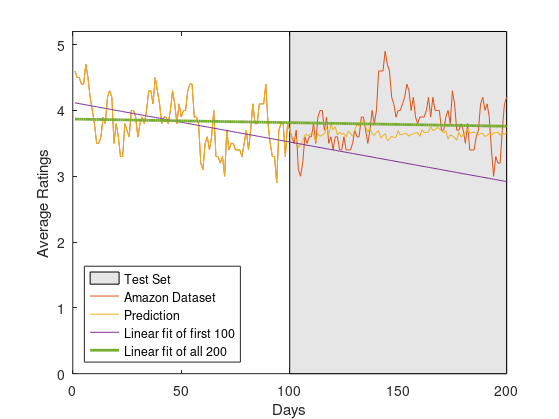
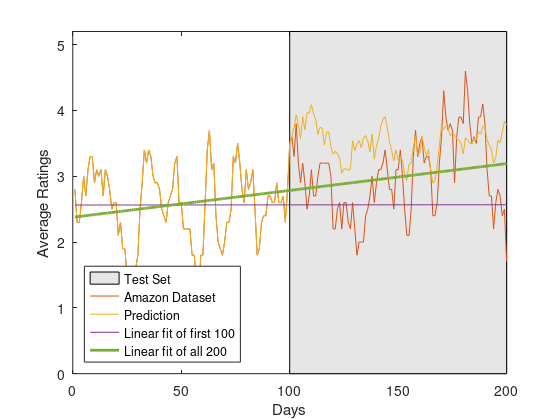
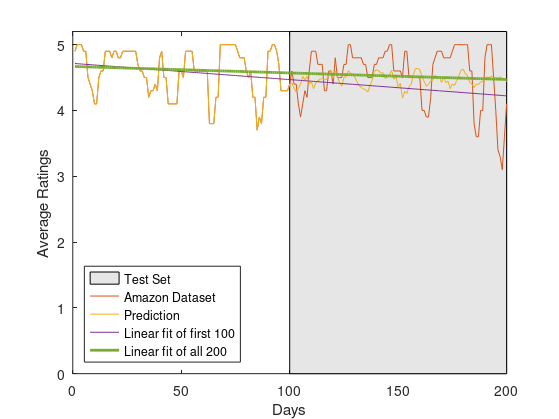
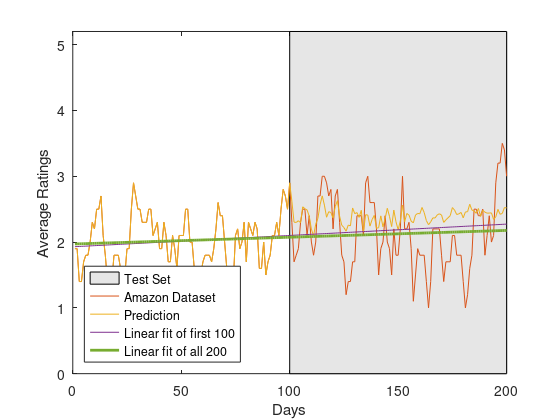

The MATLAB source for these figures, in order:
%x(1,:) = [3.33333333333333 3.33333333333333 4.33333333333333 5 2 2.5 3.33333333333333 3.5 3.5 3.25 3.75 3.33333333333333 3 5 4 4 3.55555555555556 3.11111111111111 2.66666666666667 3 4 4.5 5 5 4.33333333333333 4 3.6 4.3 4.83333333333333 3.4 3.5 4 3.66666666666667 3.5 3.75 3.66666666666667 2.66666666666667 1.5 2 2 3.16666666666667 4.33333333333333 4 4.5 5 4.75 4.6 4 3.75 4.25 5 4.25 3.5 3.5 3.33333333333333 3.75 4.6 3.875 3.25 3.5 3.66666666666667 3.25 3 3.33333333333333 3.71428571428571 3.14285714285714 2.75 4.5 4 3.5 4 4.42857142857143 4 3.66666666666667 4.14285714285714 4.125 3.66666666666667 3.8 3.33333333333333 2 3.5 3.75 3 3.5 4.25 3.66666666666667 3.25 3.2 3.85714285714286 4 3.33333333333333 4.33333333333333 4.75 4.4 4 3.57142857142857 3 3 3.5 2 3 3.42857142857143 3.71428571428571 4.66666666666667 3.25 2.75 3.5 3.5 3.25 3.25 4.5 4.4 3.8 3 3.8 3.55555555555556 2.83333333333333 4 4.5 4 4.25 4.46153846153846 4 3.5 4.33333333333333 3.8 3.6 3 3.125 3.5 3.5 4.25 4.42857142857143 4.33333333333333 4.2 4.25 4.66666666666667 4.4 4.375 4.14285714285714 3.8 4 3.71428571428571 3 3.42857142857143 3.66666666666667 4.4 4.66666666666667 4.5 4.4 4.25 4 4 4.5 4.33333333333333 4 4 3 3 3.16666666666667 3.33333333333333 4 5 5 4.5 3 2 1.75 3 4.33333333333333 5 3.75 2.5 2.66666666666667 3 4 4 3 2 3.8 4.4 4 4 5 5 4 4 4.5 3 3.75 4.5 4 4.66666666666667 4.66666666666667 4 3 3.5 4 5 5];
%x(2,:) = [3.11901983663944 4.05950991831972 5 5 5 2.33333333333333 2.6 2 3.2 4.66666666666667 4 4.4 3.8 3.33333333333333 5 1 1 5 4.5 4 2 1.66666666666667 2 3 4 5 5 4.5 4 4 4.5 4.28571428571429 4.33333333333333 5 2 2 1 1 2.5 4 4 1 1 2 1.66666666666667 1 1 1 1 1 1 1 1 1 1 4 3 2 1.66666666666667 1.33333333333333 1 2 3 3.16666666666667 3.5 5 5 3.66666666666667 2.33333333333333 1 1 1 1 1 1 2.75 2.75 2.83333333333333 2.91666666666667 3 3 3 3 3 3 3 3 2.33333333333333 1 1 5 4.66666666666667 4.5 3.625 2.75 1.875 1 1 1 1 1.2 1.4 1.6 1.8 2 2 2.28571428571429 2.57142857142857 2.85714285714286 3.14285714285714 3.42857142857143 3.71428571428571 4 4.5 5 3.5 2 2 1 1.5 2 2.25 2.5 2.75 3 3.25 3.5 3.75 4 4 4.5 5 5 4.75 4.5 4.25 4 3.75 3.5 3.25 3 2.75 2.5 2.25 2 1.75 1.5 1.25 1 1 5 5 3 1 1 2 3 3 2 1 1 1.75 2.5 3.25 4 4 4 4 4 4 3.8 3.6 3.4 3.2 3 2.8 2.6 2.4 2.2 2 1.8 1.6 1.4 1.2 1 1 2 2 2 2 2 2 2 2 2 2 2 2 2 2];
%x(3,:) = [4.56458333333333 4.6734375 4.78229166666666 4.89114583333333 5 5 5 5 5 5 5 5 4.5 4.66666666666667 5 5 5 5 1 1 4 4.33333333333333 4.5 4.75 5 5 5 2 3.5 5 5 5 5 5 5 5 5 5 4 4 5 5 5 5 5 4.5 4.5 5 5 4.8 4.83333333333333 5 5 5 4.5 4.8 4.71428571428571 4.33333333333333 4.625 4.8 3.33333333333333 3.5 4.5 5 5 4.75 4.5 5 5 5 3.66666666666667 3 4 3.75 4.75 4.8 4 4.5 4.83333333333333 4.66666666666667 5 5 5 4.6 4.5 4.42857142857143 3.5 4.11111111111111 5 5 5 5 4.71428571428571 4.6 5 5 4.6 4.5 4 4 5 5 1 3.66666666666667 3.66666666666667 2.66666666666667 4.5 4.83333333333333 5 5 4.7 4.3 4.33333333333333 4.23529411764706 4.44444444444444 4.65217391304348 4.53846153846154 4.64285714285714 4.78571428571429 5 4.75 4.83333333333333 4.7 4.16666666666667 4.57142857142857 4.85714285714286 4.83333333333333 4.91666666666667 4.73684210526316 4.58333333333333 5 4.55555555555556 4.0625 4.38095238095238 4.8 4.84615384615385 5 5 5 5 5 5 4.2 3.4 3.57142857142857 4.14285714285714 5 5 5 5 3.75 3 3.25 3.5 4.66666666666667 5 5 5 2 2.33333333333333 4.16666666666667 5 5 4.83333333333333 4.66666666666667 3.33333333333333 2.5 5 5 5 5 4.71428571428571 4.71428571428571 4.66666666666667 4.6 5 5 4.33333333333333 4.6 5 5 5 5 5 4.6 4.66666666666667 5 5 5 5 4.66666666666667 4 3.88888888888889 3.77777777777778 3.66666666666667 4 5 5 4.25 3.25];
%x(4,:) = [4.59523809523809 4.625 4.73684210526316 4.5 4.59459459459459 4.86206896551724 5 5 4.76470588235294 4.55555555555556 4.72413793103448 4.90697674418605 5 4.80952380952381 4.82352941176471 4.79166666666667 4.83333333333333 5 4.97297297297297 4.96296296296296 4.94117647058824 4.9375 5 5 5 5 5 5 5 5 4 3 2 1 2.6 2.14285714285714 1 3.5 2.66666666666667 1 1 1 1 2 4.5 3.33333333333333 2 1 1.33333333333333 1.5 1 1.4 1.8 2.2 2.6 3 3.4 3.8 4.2 4.6 5 3.2 2 2 2.5 3 3.4 2.6 2 2.6 2 2.75 3 2.66666666666667 2.66666666666667 1 1 1 1 5 4.5 2.5 1 1 1 1 1 1 1 1.8 2.22222222222222 2.16666666666667 1 1.22222222222222 1.44444444444444 1.66666666666667 1.88888888888889 2.11111111111111 2.33333333333333 2.55555555555556 2.77777777777778 3 3 3.5 3.5 1.5 1.33333333333333 2 2 1 3 5 4 3 2.5 3.5 4 2.5 3 2.66666666666667 2.25 3 3 1 5 3.5 2.25 2.5 4 5 2.5 2.5 1 1.33333333333333 1.5 4.5 4.5 4.75 5 2.25 2 3 1.8 1 1 2.66666666666667 2.66666666666667 2.25 1.83333333333333 1.41666666666667 1 2.33333333333333 5 1 1 2 2.66666666666667 3 4 5 5 3.66666666666667 2.33333333333333 1 1 1.75 2.5 2.5 1.75 1 3 3.66666666666667 2.83333333333333 3.2 2.33333333333333 2.33333333333333 3 3 4 2 3 3.75 3.5 3.75 4 4.5 5 5 5 3.66666666666667 2.33333333333333 1 1 1 1 1 1 1 1 1];
%x(5,:) = [2.71428571428571 2.2 4.5 3.625 3.33333333333333 5 4 3.66666666666667 3.66666666666667 2 2 3 3.66666666666667 3.75 3.33333333333333 4 3.2 2 2 2.5 2 2.66666666666667 3.5 4 4 2.66666666666667 2.66666666666667 3 3 2 3 4 4.5 5 5 2.33333333333333 2.5 2.66666666666667 2.75 2.75 2.5 2.5 3.25 4 4 4 3.5 3.2 3.42857142857143 3.5 2 1 3 3.33333333333333 2.66666666666667 2.5 4 5 4 2.5 2.8 2.83333333333333 3 2.8 2.77777777777778 3 3.25 3.5 3 3 3.33333333333333 2.33333333333333 2.75 4 4.66666666666667 4.8 4.16666666666667 3.4 2 3.5 5 3.5 2 3 2.66666666666667 1.83333333333333 2 4 3.33333333333333 3.75 4 3.2 3 1.5 1.5 2 2.83333333333333 3 3.5 4 3.5 3 3.42857142857143 3.66666666666667 2.5 3 2.33333333333333 1.33333333333333 1.33333333333333 2.75 3.66666666666667 3 4 4.5 3.8 2 3 4 4 3.5 3.33333333333333 4 5 4 3 3 2.5 2.66666666666667 3.4 2.85714285714286 2.5 4 2.66666666666667 1.66666666666667 1 1 5 5 4.2 3.375 1.75 3.33333333333333 3.2 2.33333333333333 5 4.33333333333333 4 2 2 2.5 3 3.66666666666667 4 3.6 4 4.66666666666667 3.5 3 3.5 4 4.5 5 5 3.75 3.33333333333333 2 3.33333333333333 3.5 3.33333333333333 3.33333333333333 3 3.33333333333333 3 2.5 2.66666666666667 3 2.66666666666667 2 1 1 1.25 1.5 1.5 4.33333333333333 4.33333333333333 3 3 5 5 4.66666666666667 4.33333333333333 4 4 3.88888888888889 3.77777777777778 3.66666666666667 3.66666666666667 4.5 4.66666666666667 5];
%x(6,:) = [3 2.6 1 3 3 5 5 1 1 2.25 3.5 1 1 1 1 1 2 3 4 4 1 3 5 4 3 2 1 1 3 2.66666666666667 3.33333333333333 5 4.8 4.6 4.4 4.2 4 2.5 2.25 2.66666666666667 3.25 3.83333333333333 4.41666666666667 5 3 1 1.66666666666667 2.33333333333333 3 3.66666666666667 4.33333333333333 5 5 3 1 1 3 3.5 1.5 1 1.5 1.5 1 2 2.5 1 2 3.33333333333333 2.33333333333333 2.25 3.5 2.875 2.25 1.625 1 2 3 3 3.5 4 4 1 1 1 3 3 3 3 3 3 3 2.33333333333333 1 2.5 2.66666666666667 2 3 5 4.33333333333333 3.66666666666667 3 2.33333333333333 1.66666666666667 1 3 5 1 1 5 3 1 2 2 1.5 1 2 2.5 1.75 1 1.5 2 4 2.5 3 5 4.8 4.6 4.4 4.2 4 4 4 4 4 4 4 3 2 2.5 3 3 2.55555555555556 2.11111111111111 1.66666666666667 1.66666666666667 2.11111111111111 2.55555555555556 3 3 2 1 2.5 2.5 1 1 1 1 1 1 1 1 1 2.33333333333333 3.66666666666667 5 5 1 1 3 3 3 3 2 1 5 5 5 5 5 5 5 1 3.75 4 3 4 2 1.5 1 2 3 4 5 5 4 3 2.33333333333333 1.66666666666667 1 1];
%x(7,:) = [4.5 5 5 5 5 5 5 4.5 4 5 5 5 5 5 5 5 5 5 5 5 5 5 3 3 5 4.83333333333333 4.9 5 5 5 5 5 5 5 4.66666666666667 4.8 5 5 5 5 5 5 5 4.6 4.33333333333333 5 4.6 4.5 5 5 5 5 5 5 5 5 4.8 4.625 5 5 5 4.91666666666667 4.92307692307692 5 5 4.75 4.8125 5 5 5 5 4.77777777777778 4.77777777777778 5 5 4.9375 4.9 5 4.75 4.8 5 5 5 5 5 5 5 4.66666666666667 4.71428571428571 4.90909090909091 5 5 5 4.88888888888889 4.75 5 5 5 4.6 4.66666666666667 4.75 4.66666666666667 4.8 4.75 5 5 5 5 4.71428571428571 4.71428571428571 4.83333333333333 4.9 4.92857142857143 4.89655172413793 4.85365853658537 4.82608695652174 5 4.5 4.6 5 4.875 4.81818181818182 4.875 5 5 5 4.90909090909091 4.88888888888889 4.9375 5 3.66666666666667 4.28571428571429 4.5 4.46153846153846 4.64285714285714 4.85 4.95454545454545 5 5 5 4.81818181818182 4.84615384615385 5 4.81818181818182 4.71428571428571 5 5 5 5 5 5 5 5 5 5 3 1 5 5 5 5 5 4.2 4.16666666666667 4.75 5 5 5 5 5 5 5 4.33333333333333 4.2 5 5 5 4.2 4 5 5 5 5 5 4.5 4.66666666666667 5 5 5 4 4.33333333333333 4.66666666666667 4.5 5 5 5 5 5 5 5];
%x(8,:) = [5 4.75 4.5 4.5 5 5 3 2.5 3.33333333333333 3.33333333333333 4.5 5 5 5 5 4.5 4 1 2.5 4.5 5 5 5 5 5 3 1 2 2 3 4 5 5 3 3 3 3.5 4 3 3 1 3 5 5 5 5 5 5 3.66666666666667 3 5 5 5 5 5 5 5 5 5 5 4.5 4 4 3 3.5 4.5 5 4.5 4 4 3 2 2 2.125 2.25 2.375 2.5 2.625 2.75 2.875 3 3.5 4.5 5 4 4 3.5 3 3 5 5 3 3 4 4 4 4 4 4 3.88888888888889 3.875 4.5 4.55555555555556 4.66666666666667 2.6 1.8 2.33333333333333 3.33333333333333 3.33333333333333 1.66666666666667 2.2 2.33333333333333 2.88888888888889 3.44444444444444 4 4 2.5 3.5 4.33333333333333 4 4 4.5 5 5 5 5 5 2.5 3.33333333333333 5 1.5 2.66666666666667 5 4 3.5 3.33333333333333 4.16666666666667 5 4 4 5 5 5 3 1 1 2.5 4 4 3 2 1.5 1.5 2 2.16666666666667 2.33333333333333 2.5 2.66666666666667 2.83333333333333 3 3 3.66666666666667 4.33333333333333 5 4.5 4.5 5 5 5 5 5 4.6 4.2 3.8 3.4 3 3 3.5 4 2.5 1 3 5 5 5 4.5 4 3.5 3 3 3 3 3 3 3 3 3 3 3 3];
%x(9,:) = [2 3.5 5 5 4.25 3.5 2.75 2 2 2 5 5 5 5 4 4 5 3.5 2 2 5 3.75 3.16666666666667 2.4 3 3.83333333333333 4 3.66666666666667 3.33333333333333 4 5 4 2.66666666666667 3.33333333333333 5 4.16666666666667 3.33333333333333 3.33333333333333 5 5 3 2 3.33333333333333 3.33333333333333 2.91666666666667 2.5 2.5 2 1.5 1 2.66666666666667 4 5 5 5 5 4 3.5 2 1 3 2.6 2 2.66666666666667 4 4.5 3.66666666666667 4.33333333333333 5 5 3.8 3.2 2.66666666666667 1 5 5 5 4 4 3.33333333333333 2.66666666666667 2 2 4 3 2.5 3 3.125 3.25 3.375 3.5 3.8 4.25 5 5 5 4.16666666666667 3.33333333333333 2.5 2.2 1.75 1 3 4 5 5 5 3.8 3 1 5 5 3 3.75 3.33333333333333 2.5 4 4.5 5 5 3 3.66666666666667 5 4.83333333333333 4.66666666666667 4.5 4.33333333333333 4 4.25 4.5 4.75 5 5 4.25 3.5 3.5 3.625 3.75 3.875 4 4 3.8 3.6 3.4 3.2 3 4 5 4.75 4.5 4.25 4 4.33333333333333 5 4.33333333333333 3.66666666666667 3 3 2.8 2.6 2.4 2.2 2 2 2 2.4 2.8 3.2 3.6 4 4 4 4 4 4 4 4.25 4.5 4.75 5 5 2 2 5 5 5 5 4.66666666666667 4.33333333333333 4 3 2 2 2 2 2 3.5 5 5 5];
%x(10,:) = [4.09945355191257 4.54972677595629 5 5 5 5 5 4.5 4 5 5 5 5 1.4 2 3.5 3 2.6 3 2.875 1.9 1.25 1.75 1.85714285714286 1.2 1.6 2 5 3.85714285714286 2.33333333333333 3 3 2.33333333333333 1.66666666666667 1 3 3.66666666666667 3.66666666666667 3 1 2 4 4.66666666666667 5 4.83333333333333 4.66666666666667 4.66666666666667 1 2 4 5 4 2 1 2 2 1.75 1.5 3 4 4.33333333333333 5 4.66666666666667 3 2 2 2 2 4.5 4.5 5 5 5 5 5 5 5 5 5 5 5 5 5 5 5 5 5 5 5 5 4.42857142857143 3.85714285714286 3.28571428571429 2.71428571428572 2.14285714285714 1.57142857142857 1 1 1 3.66666666666667 4.66666666666667 4 5 5 4.5 4.5 4.52380952380952 4.54761904761905 4.57142857142857 4.59523809523809 4.61904761904762 4.64285714285714 4.66666666666667 4.66666666666667 3.44444444444444 2.22222222222222 1 1 1.375 1.75 2.125 2.5 2.875 3.25 3.625 4 4.28571428571429 4.33333333333333 1 2 3 3 3 1 2.5 4.5 4.5 4 4.5 5 3.5 2 2.75 3.5 4.25 5 5 5 5 5 4.90909090909091 4.81818181818182 4.72727272727273 4.63636363636364 4.54545454545455 4.45454545454546 4.36363636363636 4.27272727272727 4.18181818181818 4.09090909090909 4 4 3.5 3 4 5 5 5 5 5 5 5 5 5 5 5 5 5 5 5 5 5 5 5 5 5 5 5 5 5 5 5 5 5 5 5 5 5 5 5];
%x(11,:) = [3.33333333333333 4.66666666666667 5 4 4 5 5 4.5 4 3.5 3 3 4 5 3.66666666666667 4 4.2 3 2.5 5 4.25 3.5 5 5 4.66666666666667 4.66666666666667 4.5 4.33333333333333 2.5 3 2.75 2.6 3 4 5 4.5 4.66666666666667 5 5 4 3.6 4.14285714285714 4.66666666666667 2 2 1 2.5 4.25 4.33333333333333 4 3.5 2 1 1.66666666666667 2 3 3.2 3.5 4.5 4.5 3.5 3.4 4.33333333333333 4.125 2.83333333333333 3.66666666666667 4.125 3.6 3.83333333333333 3.5 3 3.83333333333333 4.28571428571429 3.6 2.2 2.25 3 3 2 1 1 2.33333333333333 3.66666666666667 3 2.25 2.5 4 3.5 3.22222222222222 3.625 3 2.5 4 4 5 5 4 4 3.33333333333333 3.66666666666667 5 5 4.5 4 3 2 2 2 2 2 4 3.33333333333333 3.75 4.6 4.4 4.5 4.33333333333333 3 3.5 4 4.5 5 4 3.25 2.5 3.41666666666667 4.33333333333333 4.33333333333333 4 4 4.16666666666667 4.33333333333333 4.5 4.66666666666667 4.66666666666667 2 1.5 2.5 3.8 3.66666666666667 3.2 3.33333333333333 3 2.75 3 5 3.5 4 5 5 4 3 2 1 1 1 3.33333333333333 4.5 3.875 3.25 2.625 2 2 2.66666666666667 3.33333333333333 4 4 5 5 5 5 4.33333333333333 3.66666666666667 3 3.66666666666667 4 5 3.25 1.5 1.5 5 4.66666666666667 4.5 3 4 5 3 1 1.66666666666667 2.33333333333333 3 3 3 3 3 3 3 3 3 3];
%x(12,:) = [4.86363636363636 4.83333333333333 4.82142857142857 5 4.88888888888889 4.35714285714286 4.4375 4.9 5 5 5 5 5 5 4.875 4.8 4.2 4.42857142857143 5 4.8 4.16666666666667 4 4.33333333333333 4.5 4.66666666666667 5 5 4.83333333333333 4.88888888888889 5 5 5 5 5 5 5 5 5 5 4.6 4.21428571428571 4.41666666666667 4.71428571428571 4 4.33333333333333 5 5 5 4.58823529411765 4.45833333333333 4.17391304347826 4.36363636363636 4.875 4.70588235294118 4.81818181818182 4.5 4.37931034482759 4.55555555555556 4.38461538461539 4.25 4.09090909090909 4.38888888888889 4.84210526315789 4.78947368421053 4.9 5 4.54545454545455 4.16666666666667 4.33333333333333 4.71428571428571 4.69230769230769 4.73333333333333 4.9 4.54545454545455 3.75 4.375 4.90909090909091 4.83333333333333 5 5 5 4.625 4.5 3.75 3 4 4.71428571428571 4.33333333333333 4.15384615384615 4.46666666666667 4.53846153846154 4.28571428571429 4.5 4.83333333333333 5 5 4.66666666666667 4 3.33333333333333 3 4 4.4 4.33333333333333 4.5 4.5 5 5 5 5 4.375 4.16666666666667 5 4 4.66666666666667 4.81818181818182 4.53846153846154 4.57142857142857 5 4.875 4.75 4.8 4.85714285714286 5 3.85714285714286 3.66666666666667 4.33333333333333 3 3.5 4.6 4.75 4.33333333333333 4 4.33333333333333 4.6 4.85714285714286 4.75 4.8 4.45454545454545 4.14285714285714 4.75 4 4.1 4.625 4.57142857142857 4.5 5 4 3 3.75 4.5 4.66666666666667 5 5 5 5 5 5 5 5 4.75 4.5 4.5 2 2 5 4 4 5 5 5 4 4 4.5 4 4 5 5 5 5 5 5 5 5 5 5 5 5 5 5 5 5 4.66666666666667 4 4.5 5 5 5 5 5 5];
%x(13,:) = [4.25 4.25 5 5 3.6 3.33333333333333 3.33333333333333 4.5 4.6 3 1 3 4 4.33333333333333 4.6 4.375 4.25 5 5 4 4.16666666666667 4 4 3.42857142857143 3.5 4.8 4 4 4.5 5 5 5 5 4.75 4.66666666666667 4.33333333333333 3.6 3.8 4.125 4.16666666666667 4.5 4 5 4.66666666666667 4.66666666666667 5 5 5 4 3.5 3 4.2 5 3.5 4 3 3.6 4.5 4.25 3.75 4.33333333333333 5 4.66666666666667 4.33333333333333 3.33333333333333 3 3.25 3.42857142857143 4.25 5 5 5 4 4.66666666666667 5 5 4.66666666666667 4.5 5 5 5 4.66666666666667 4.33333333333333 4 4.5 4.66666666666667 4 3 4 4.2 4 5 5 4.66666666666667 4 3 3.83333333333333 4.75 5 5 3.5 2.33333333333333 3.83333333333333 4.5 4.5 4.5 4.5 4.66666666666667 4.83333333333333 5 4.25 4.25 5 5 5 5 5 5 5 5 5 5 5 4.25 3.5 3.5 5 5 3 3 3.33333333333333 3.66666666666667 4.16666666666667 4.6 4.75 4.66666666666667 4 5 5 5 5 5 5 4 4.5 5 5 4.66666666666667 4.33333333333333 4 4 4 4 4.5 5 5 4.5 4 3 2.66666666666667 4 5 5 5 5 5 4 3 3 5 5 5 5 5 4.75 4.5 4.25 4 4 4 4 4.2 4.4 4.6 4.8 5 5 5 5 5 5 5 5 5 5 5 5 5 5 5];

%x = (5*sin(t/3.7+.3)+3*sin(t/1.3+.1)+2*sin(t/34.7+.7)); %This is the measured signal
% x = x-1;

x(1,:) = [4.6 4.5 4.5 4.4 4.4 4.7 4.5 4.2 4 3.8 3.5 3.5 3.6 3.9 3.8 4.2 4.3 4.2 3.5 3.8 3.6 3.3 3.3 3.8 3.7 3.6 4 4 3.9 3.6 3.8 3.9 3.8 4 4.3 4.3 4.1 4.5 4.3 4.1 3.8 3.9 3.9 3.8 4 4.3 4.1 3.8 4.1 3.9 4 4 4.3 4.4 4.4 3.9 3.9 3.8 3.2 3.1 3.5 3.6 3.4 3.6 4 3.3 3.3 3.2 3.3 3 3.7 3.4 3.5 3.5 3.4 3.4 3.4 3.3 3.5 3.7 3.4 3.7 4.1 3.8 3.8 4.1 4.1 4.1 4.4 3.8 3.5 3.3 3.3 2.9 3.7 3.8 3.8 3.3 3.8 3.7 3.6 3.5 3.7 3.1 3 3.2 3.6 3.5 3.6 3.6 3.8 3.5 3.9 4 4 3.7 3.9 3.5 3.6 3.4 3.6 3.6 3.4 3.4 3.6 3.4 3.4 3.4 3.5 3.7 3.6 3.6 3.9 3.9 3.7 3.5 3.7 4 3.8 4 4.6 4.6 4.6 4.9 4.7 4.6 4.2 4.1 3.9 4 4 4.1 4.2 4.4 4.3 4 4.2 3.9 3.8 3.9 3.9 3.9 4 4.2 3.9 4.2 4 4 4 3.7 3.7 3.9 4 3.8 4.3 4.1 3.7 3.7 3.8 3.7 3.5 3.8 3.4 3.4 3.4 3.6 3.7 4.1 4.2 4 4.1 3.9 3.4 3 3.3 3.2 3.2 3.7 4.1 4.2];
x(2,:) = [2.8 2.3 2.3 2.6 3 2.7 3.1 3.3 3.3 2.9 3.1 3 3.1 2.7 3.1 3 2.8 2.5 2.6 2.6 2.1 2.3 1.9 1.9 1.5 1.5 1.1 1.1 1.6 1.8 2.5 2.9 3.4 3.2 3.4 3.3 3 2.9 2.9 2.8 2.5 2.4 2.3 2.6 2.7 2.8 3.2 3.3 2.6 2.6 2.2 2.2 2.2 2.2 1.8 1.8 1.4 1.1 1.8 1.8 2.6 3.4 3.7 3.1 3.2 2.4 2 1.9 1.8 2 2.3 2.3 2.5 3.3 3.2 3.5 3.2 2.8 2.6 3.1 2.8 2.9 3.1 2.5 1.8 1.9 2.3 2.4 2.4 2.7 2.7 2.6 2.6 2.9 2.6 2.6 2.7 2.3 2.8 3.5 3.6 3.3 3.8 3.2 2.9 3.2 2.9 2.5 2.7 3.1 2.7 2.7 3 3.2 3.2 3.2 3.2 3.2 3 2.2 2.2 2.5 2.6 2.2 2.6 2.6 2.3 2.2 2.6 2.2 1.8 2 2 2 2.4 2.5 2.7 3 2.6 2.9 3.1 3.1 3.2 3.4 3.1 2.8 2.8 2.5 3.1 3.1 3.4 3 2.5 2.1 2.1 2.5 3.3 3.7 3.3 3.5 3.6 3.2 3.3 3.3 3.1 2.4 2.4 2.6 3.2 3.6 4.3 3.9 3.7 3.8 3.7 2.9 3.6 3.9 3.9 3.8 4.6 4.3 3.8 3.5 3.6 3.5 3.9 3.9 4.1 3.8 3.1 2.7 2.7 2.2 2.6 2.8 2.7 2.4 2.5 1.7];
x(3,:) = [4.9 5 5 5 4.9 4.9 4.5 4.4 4.3 4.1 4.1 4.5 4.6 4.6 4.9 4.9 4.9 4.8 4.9 4.9 4.8 4.8 4.9 4.9 4.9 4.9 4.9 4.9 4.9 4.7 4.6 4.6 4.5 4.5 4.2 4.3 4.3 4.4 4.3 4.8 4.9 4.5 4.5 4.1 4.1 4.1 4.1 4.1 4.6 4.6 4.5 4.9 4.9 4.9 4.9 4.6 4.6 4.6 4.6 4.6 4.6 4.6 3.8 3.8 3.8 4.2 4.2 5 5 5 5 5 5 5 5 4.9 4.8 4.8 4.8 4.6 4.5 4.6 4.2 4.2 3.7 3.9 3.8 4.2 4.2 4.9 4.9 5 5 4.9 4.7 4.3 4.3 4.3 4.3 4.4 4.6 4.4 4.4 4.1 3.9 4.1 4.3 4.2 4.6 4.9 4.9 4.9 4.7 4.7 4.7 4.3 4.3 4.6 4.6 4.4 4.8 4.5 4.5 4.5 4.7 4.7 5 5 4.8 4.8 4.8 4.8 4.8 4.7 4.7 4.5 4.5 4.5 4.7 4.7 4.8 4.8 4.8 4.9 4.9 5 5 4.6 4.6 4.6 4.6 4.5 4.9 4.9 4.5 4.5 4.5 4.5 4.5 4.5 4 4 3.9 3.9 4.2 4.7 4.8 4.9 4.9 4.9 4.8 4.8 4.8 4.8 4.9 5 5 5 5 5 5 5 4.6 4.6 3.8 3.6 3.6 4 4 4.8 5 5 5 4.5 4 3.4 3.3 3.1 3.6 4.1];
x(4,:) = [1.9 1.9 1.4 1.4 1.7 1.8 1.8 2 2.3 2.2 2.5 2.5 2.7 2.1 1.8 1.4 1.6 1.4 1.8 1.8 1.8 1.6 1.4 1.5 1.9 1.9 2.5 2.9 2.7 2.5 2.5 2.3 2.3 2.3 2.5 2.5 2.1 2.2 2.3 1.9 1.9 2.3 2.1 1.7 1.7 2.1 1.9 1.6 2.1 2.1 2.1 2.5 2.5 2 2 1.6 1 1.4 1.5 1.7 1.8 1.8 1.8 1.7 1.9 2.2 2.6 2.4 2.4 2 1.6 1.6 1.4 1.4 2.1 2.2 1.9 2 2.3 1.7 2.3 2.2 2.1 2.3 2.2 1.6 1.6 2 1.5 1.7 1.8 2.1 2.1 2.3 2.1 2.5 2.8 2.7 2.5 2.9 2.3 1.7 1.8 1.9 2.3 2.5 2.5 2.1 2.4 2 1.8 2 2.7 2.7 3 3 2.9 2.7 2.8 2.2 2.7 2.8 2.3 1.8 1.7 1.2 1.4 1.4 1.7 1.7 2.4 2.4 2.4 2.1 2.9 3 2.6 2.6 2.6 2.2 1.5 1.9 2 2.4 2 1.9 1.5 2.2 1.8 1.8 2.2 3 2.2 2.2 2.3 1.9 1.1 1.5 1.9 1.8 1.8 1.8 1.4 1 1.4 2.2 2.2 2.2 2.2 1.8 1.4 1.7 1.7 1.7 2.1 2.1 1.8 1.8 1.8 1.4 1 1.2 1.6 1.8 2.5 2.5 2.4 2.4 2.5 1.8 2.1 2.4 2 2.1 2.9 3.2 3.2 3.5 3.4 3];
x(5,:) = [4.1 4.4 4.3 4.2 3.8 3.9 3.6 3.5 3.4 3.3 2.8 3.2 3.3 2.8 2.9 3.4 2.8 2.7 3.1 3.2 3.1 3.4 2.8 3.2 3.1 3.1 3.2 4 4 4.4 4 4 3.6 3.3 2.5 3.1 2.9 3.3 3.2 3.6 3.8 4 3.3 3.6 3.8 3.4 3.2 3.7 3.7 3.8 3.4 3.5 3.6 2.9 2.6 3.2 3.3 2.8 3.6 3.4 3.2 3 3 2.4 2.8 2.8 3 3.1 3 2.8 3.1 2.9 2.8 3.1 3.1 2.4 2.4 2.3 2.2 2.4 2.6 2.9 3.2 3.5 3.3 3.5 3.6 3.5 3 3 3.2 3.1 2.8 3.2 3.5 3.4 3.5 4.2 3.9 3.4 3.6 3.3 2.8 2.6 3 2.3 2.2 2.7 3.1 3.3 3.9 3.6 2.9 3.2 3 3.2 3.9 4.4 4.3 4.4 3.9 3.6 3.6 3.5 3.4 3.6 3.7 3.8 3.8 3.7 3.8 4 4 4.3 3.9 3.5 2.7 2.8 2.7 3.1 3.3 4 3.6 3.4 3.7 3.4 3 3.3 3.2 3 3.2 3.2 3 3 2.7 2.9 2.6 2.8 3 2.9 2.7 3.3 2.9 2.7 3.3 3 3 2.8 2.8 2.3 2.4 2.2 2.9 2.7 3.1 3.5 3.1 3 3.2 3 3.3 3.6 3.8 4 4 3.5 3.9 3.5 3.2 3.4 3.3 2.8 2.6 2.7 2.2 2.8 2.7 3 3.1 3.6];
x(6,:) = [4.4 4.1 4 3.8 3.5 3 3.1 3.3 3.6 3.6 4.1 3.9 3.6 3.2 3.6 3 3.1 3.3 3.7 3.6 4.2 4.4 4.2 3.5 3.2 2.8 2.4 2.8 2.8 3.2 2.9 3 2.8 3.6 3.2 3.4 3.5 3.8 3.6 3.7 4.1 3.9 3.6 3.8 3.7 3.7 4 4.1 3.8 3.9 3.7 3.4 3.3 3.5 3.8 3.8 3.8 3.3 3.2 2.8 3.1 2.8 2.9 2.4 2.2 1.7 2.2 2.6 3.1 3.3 3.3 3 3.1 3.3 3.3 3.6 4 3.7 3.2 3.4 3.4 3.5 3.7 3.6 3.4 3.4 3.1 2.9 3.3 3.1 2.8 2.7 2.8 2.2 2 2.1 2.4 2 2.1 2.5 2.7 2.4 3.1 3.3 3.3 2.8 2.9 2.4 2.8 2.5 3 2.9 3.1 2.8 2.7 2.7 2.9 3.1 2.7 3.4 3.3 3.5 3.2 3.2 2.5 2.4 2 2 2.5 3.1 3.3 3.4 3.6 3.5 3.6 3.3 3.1 3.3 3.2 3.3 3.7 4.2 3.7 4.2 3.5 3.1 3.1 3.4 3 3.5 3.5 3.5 3.4 3 3.1 2.8 2.2 2.5 2.9 2.7 3.1 3.4 3 2.8 2.3 2.2 2.1 2.2 2.8 3.6 3.5 3.3 2.9 2.2 1.4 1.2 1.6 1.9 2 2.3 2.5 2 1.7 2.2 1.9 2.5 3 3.2 3 3.7 3.3 3.3 3.3 2.8 2.5 2.5 2.5 2.8 3.6 3.9];
x(7,:) = [4.6 4.5 4.5 4.5 4.5 4.9 5 5 5 4.9 4.9 4.9 4.9 4.9 5 5 4.6 4.6 4.6 4.6 4.6 5 5 5 5 5 5 5 5 5 5 5 5 5 5 5 5 4.8 4.8 4.8 4.8 4.8 5 4.9 4.9 4.9 4.9 4.9 5 4.6 4.6 4.5 4.5 4.5 4.9 4.9 5 4.7 4.2 4.1 4.1 4.1 4.4 4.9 5 5 5 5 5 4.9 4.9 4.9 4.9 4.9 5 5 4.9 4.8 4.8 4.8 4.8 4.9 5 5 4.9 4.9 4.9 4.9 4.9 5 5 4.9 4.8 4.8 4.8 4.8 4.9 5 5 5 5 5 5 5 5 5 5 5 4.9 4.9 4.9 4.9 4.9 5 5 5 5 5 5 5 5 5 4.9 4.9 4.9 4.8 4.8 4.9 4.9 4.9 5 5 5 4.9 4.9 4.9 4.8 4.8 4.9 4.9 4.9 5 5 5 5 5 5 5 5 5 5 5 5 5 5 5 5 5 5 5 5 5 5 5 5 5 5 5 4.9 4.9 4.5 4.5 4.5 4.6 4.6 5 5 5 5 5 5 5 5 5 5 5 5 5 5 5 5 5 5 5 5 5 5 5 5 5];
x(8,:) = [4.4 4.1 4.3 4 3.8 3.4 2.9 2.6 2.6 2.4 2.7 3.2 3.2 3.1 3.7 3.6 3.5 3.8 4.2 3.9 3.6 3.8 3.8 3.9 3.4 3.5 3.3 2.9 2.9 3.6 3.8 4.2 4.6 4.4 4.5 4.5 4 3.9 4 3.5 3.2 3.3 3.5 3.1 3.4 3.9 4.2 4.2 4.7 4.9 4.8 4.8 4.7 4.5 4.3 3.8 3.8 3.1 2.8 2.6 3.1 2.5 3.3 3.8 4.1 4 4.6 4.6 4.3 4.4 4.4 4.2 4.1 4 3.3 3.3 3.5 3.6 3.5 4.1 4 3.7 3.6 3.9 3.4 2.9 2.6 2.7 2.8 3.3 4.1 4.2 3.4 2.7 2.6 2.2 2 2.4 3.1 3.1 3.3 4.1 4.1 4.2 4.4 4.5 4.5 4.6 4.2 4.2 4.1 3.8 3.7 4 3.2 2.7 3 2.8 2.3 2.7 2.9 2.7 3.3 3.9 4.3 4.1 4 3.9 3.5 3.4 4 4.2 4.3 4.1 3.9 3.3 2.9 2.7 3.2 3.3 3.9 4.3 4.3 4.3 4.4 4.5 4.6 4.4 4.4 4.4 4.1 3.7 3.9 3.3 3.3 3.2 2.9 3 3.7 3.2 3.2 3.8 3.7 3.1 3.7 3.7 3.6 3.8 4.1 3.7 3.8 3.3 3.3 3.5 3.9 4.2 4.5 4.3 3.9 3.5 2.9 3.2 3.4 3.5 3.9 4.5 4.4 4.4 4.7 4.1 3.6 3.7 3.5 3.3 3.9 4 3.6 3.7 4 3.6];
x(9,:) = [3.9 3.8 4 4.4 4.5 4.4 4.6 4.5 4 4.1 4.3 4.3 4.1 4.6 4.5 4.6 4.2 4.3 4.1 4 3.8 3.6 3.3 3.4 3.5 3.6 4.2 4.7 4.8 4.6 4.7 4.4 4.4 4.4 4.1 3.9 4.2 4.2 4.1 4.4 4.6 4.6 4.5 4.6 4.9 4.7 4.1 4.1 3.4 2.8 2.6 3.1 3.2 3.7 3.6 3.8 3.7 3.7 3.9 4.6 4.6 4.8 4.4 4.3 4.2 4.3 4.3 4.4 4.3 4 4.1 3.5 3.4 3.6 4 3.9 4.5 4.6 4.4 4.4 4.1 4.1 4.3 4.1 3.9 4.2 4.1 4.2 4.5 4.4 4.3 4 4 3.9 4.2 4.4 4.6 4.5 4.7 4.3 4.1 4.1 4 3.9 3.9 4 3.9 4.1 4 4.2 4.3 4.4 4.4 4.6 4.5 4.2 3.9 3.9 3.8 3.9 4.2 4.7 4.7 4.8 5 4.8 4.8 4.5 3.9 3.6 3.8 3.3 3.3 3.3 3.3 2.9 3.1 3.3 3.4 3.4 3.6 3.4 3.5 3.9 4.1 4 4.5 4.5 4.4 4.5 4.5 4.5 4.1 4.3 4.1 4.4 4.3 4.6 4.6 4.6 4.5 4.5 4.6 4.6 4.5 4.6 4.7 4.7 4.6 4.9 4.9 4.5 4.4 4.1 3.7 3.6 3.7 3.5 3.8 4.2 4.3 4.6 4.5 4.4 4.4 4.4 4.4 4.8 4.5 4.5 4.1 3.8 3.4 3.5 3.3 3.7 4 4 3.9 4.1];
x(10,:) = [4.5 4.5 4.9 4.9 4.9 4.7 4.6 4.7 4.7 4.7 4.8 4.9 4.4 4.3 4.3 4.4 4.4 4.5 4.1 4.1 4.1 4.1 4.5 5 4.8 4.8 4.4 4.4 4.4 4.6 4.6 5 5 5 5 5 4.7 4.6 4.6 4.3 4.3 4.6 4.7 4.6 4.8 4.8 4.4 4.2 4.2 4.3 4.3 4.7 4.9 5 5 5 5 4.8 4.7 4 3.7 3.7 3.9 3.7 4.4 4.7 4.7 4.7 5 5 4.9 4.5 4.5 4.1 4.1 4.2 4.5 4.5 4.9 4.8 4.7 4.8 4.8 4.4 3.7 3.7 3.7 3.3 3.5 3.9 4 4 4.3 4.5 4.9 4.5 4.5 4.6 4.4 4.4 4.8 4.7 4.7 4.8 4.8 4.4 4.5 4.5 4.6 4.4 4.7 4.3 4.1 3.8 4 4 4.2 4.4 4.7 4.3 4.4 3.8 3.6 3.5 3.5 3.2 3.7 3.1 3.2 3.6 3.4 3.6 4.4 4.3 4.3 4.3 4.4 4.3 4 4 4.4 4.4 4.5 4.9 4.8 4.7 4.3 4.1 4.1 4.2 4.2 4.4 4.5 4.5 4.2 4 3.8 3.9 3.5 3.6 3.8 4.2 4.2 4.5 4.7 4.5 4.5 4.4 4.4 4 4.4 4.1 4.1 4 4.2 3.9 3.9 3.7 3.8 3.9 4.2 4.2 4.5 4.3 3.8 3.8 4.1 4.1 4.3 4.9 4.9 4.9 4.8 4.9 4.4 4.4 4.3 4.4 4.4 4.8];
x(11,:) = [3.8 4.3 4.7 4.6 4.1 3.9 3.9 3.8 3.7 4 3.6 3.4 3.4 2.8 2.9 2.7 2.9 2.7 3.4 3.7 3.9 3.6 3.5 3.4 3 3.4 3.2 3.5 2.9 3 3.1 3.3 2.6 2.6 2.6 2.6 2.7 3.1 3.6 3.9 3.6 3.3 3.2 3.3 3.4 3.3 3.8 3.9 4.1 3.3 3.2 2.5 2.3 1.9 2.3 2.8 3.2 3.4 3.4 3 2.7 2.5 2.1 2 2.2 2.2 2.7 3.2 3.3 3.3 3.7 3.5 3.7 3.8 3.6 3.2 3.1 3 2.7 3 2.9 2.8 2.4 2.8 2.9 2.9 2.6 2.6 2.8 3 2.9 3.1 3 2.5 2.5 3 3.5 3.6 3.8 3.6 3.4 3.2 3.2 3.5 3.1 3.3 2.8 3 2.3 2.7 2 1.9 1.9 2.5 2.4 3.1 3.3 3.1 2.4 2.7 2.1 2.6 2.8 3.4 3.6 3.8 3.8 3.9 4 3.3 3.1 2.7 2.5 2.6 3.1 3.8 4.3 4.4 3.9 3.7 3.5 2.9 3.2 3.6 3.6 3.7 3.9 4 3.4 3.8 3.5 3.6 3.6 3.6 3.5 3.4 3.6 3.6 4.3 4.2 4.2 4.1 3.9 3.6 3.7 3.9 4.1 3.9 4.2 4.2 4.5 4.5 4.8 4.7 4.5 4.4 4.2 4.1 4.2 4 3.6 3.4 3.5 2.9 3.3 3.6 3.6 3.5 3.8 3.7 3.5 3.5 3.1 3.3 3.4 3.8 3.7 4 3.9 3.7];
x(12,:) = [4.7 4.8 4.8 5 5 4.9 4.9 4.9 4.9 4.9 5 4.6 4.6 4.6 4.5 4.5 4.9 4.9 4.9 5 5 5 5 5 5 5 4.9 4.5 4.5 4.5 4.1 4.2 4.6 4.5 4.5 4.9 4.9 4.9 5 5 5 5 4.9 4.9 4.8 4.5 4.5 4.6 4.5 4.6 4.5 4.5 4.3 4.4 4.3 4.7 4.7 4.8 4.8 4.9 4.9 4.9 5 5 5 5 5 5 5 5 5 5 5 5 4.6 4.6 4.2 4.2 3.9 4.3 4.3 4.7 4.5 4.4 4.4 4.4 4.4 4.6 5 5 4.9 4.9 4.8 4.8 4.3 4.4 4.4 4.1 4.1 4.4 4.4 4.4 4 3.7 3.9 3.7 3.7 4.5 4.8 4.7 4.9 4.9 4.8 4.8 4.9 4.9 4.9 5 4.9 4.6 4.6 4.6 4.6 4.7 5 5 5 5 4.9 4.2 4.1 4 3.6 3.7 4.3 4.4 4.3 4.7 4.7 4.8 4.6 4.8 4.4 4.4 4.3 4.3 4.3 4.5 4.5 4.2 4.2 4.2 4.3 3.7 4 3.9 3.8 3.9 4.5 4.6 4.9 5 4.8 4.8 4.8 4.7 4.7 4.9 4.8 4.8 4.9 4.9 4.9 5 5 4.6 4.6 4.5 4.1 4 4.3 4.3 4.3 4.7 4.8 4.9 4.6 4.7 4.7 4.7 4.6 4.9 4.9 4.9 4.8 4.6 4.5 4 4 4.1];
x(13,:) = [4.9 4.9 4.7 4.6 4.5 4.5 4.4 4.2 4.3 4.3 4.3 4.3 4.6 4.2 4.3 4.3 4.4 4.6 5 4.7 4.4 4.2 4.2 4.2 4.5 4.7 4.9 4.9 4.9 4.8 4.4 4.1 3.5 3.3 3.1 3.4 3.2 3.2 2.8 2.8 3 3.4 3.9 4.4 4.7 4.6 4.7 4.8 4.9 4.9 5 5 4.9 4.9 4.9 4.9 4.9 5 5 4.9 4.8 4.8 4.7 4.6 4.7 4.8 4.4 4.5 4.2 4.2 4.2 4.6 4.5 4.9 4.8 4.8 4.8 4.7 4 3.7 3.7 3.6 3.7 4.4 4.8 4.8 4.8 4.9 4.9 4.8 4.8 4.9 4.9 4.7 4.8 4.8 4.3 4.1 4.2 4.1 4.1 4.6 4.4 4.3 4.4 4.2 4.2 4.4 4.4 4.4 4.6 4.6 4.2 4.3 4.3 4.2 4.1 4.4 4.1 4 4 4 4.3 4.4 4.3 4.3 4.4 4.2 3.7 3.6 3.5 3.2 2.9 3.7 3.9 4.1 4.3 4.4 4.3 4.4 4 3.9 3.7 3.5 3.5 3.4 3.4 4 4.2 4.1 4.5 4.7 4.5 4.5 4.4 4.1 3.7 3.6 3.5 3.2 3.1 3 2.8 2.6 2.8 3.1 3.5 4 4.2 4.2 4 3.6 3.1 2.9 2.8 2.4 2.8 3 3.4 3.8 4.4 4.3 4.6 4.5 4.4 4.6 4.8 4.8 4.9 5 4.9 4.9 4.6 4.4 4.4 4.5 4.4 4.7 4.9 4.9];


N = 100;     % Order of LPC auto-regressive model
P = 200;    % Number of samples in the extrapolated time series
M = 100;    % Point at which to start predicting
t = 1:P;

OldDifference = 0.0;
NewDifference = 0.0;
Accuracy = 0.0;

for xN=1:13
    xOrig = x(xN,:);
    % x(xN,:) = sgolayfilt(x(xN,:),10,21);

    a = lpc(x(xN,:),N);

    est_x = zeros(1, P);
    % fill in the known part of the time series
    est_x(1:M) = x(xN,1:M);

    %disp('-----');
    p = polyfit([1:100],x(xN,1:100),1);
    %disp('p: '); disp(p);

    p2 = polyfit([1:200],x(xN,1:200),1);
    %disp('p: '); disp(p);
    
    aDiff = 1 + sum(a(2:end));
        %disp('Old aDiff: '); disp(aDiff);
    % aDiff = abs((-1 - p(1)) - sum(a(2:end)));
        %disp('New aDiff: '); disp(aDiff);
        %disp('Old a:'); disp(sum(a(2:end)));
    a = a - (aDiff / size(a(2:end),2));
        %disp('New a:'); disp(sum(a(2:end)));

    for ii=(M+1):P
        est_x(ii) = -sum(a(2:end) .* est_x((ii-1):-1:(ii-N)));
    end
    
    %%% Write figure
    f = figure;
    
    ha = area([100 P], [5.2 5.2]);
    set(ha,'FaceColor',[.9 .9 .9]);
    
    %hb = area([0 100], [5.2 5.2]);
    %set(hb,'FaceColor',[1 1 1]);

    hold on
    % plot(xOrig);
    plot(t, x(xN,:), t, est_x, t, p(1)*t+p(2), t, p2(1)*t+p2(2), 'LineWidth',2);
    % axis([0 P min(est_x) max(est_x)])
    legend('Test Set','Amazon Dataset','Prediction','Linear fit of first 100','Linear fit of all 200','Location','SouthWest');
    axis([0 P 0 5.2])
    % refline(0,mean(x(1:100)));
    xlabel('Days')
    ylabel('Average Ratings'); 
    hold off

    set(gcf,'PaperPositionMode','Auto','PaperUnits','Inches','PaperSize',[6.7, 5]);
    % set(gcf, 'PaperPositionMode', 'auto');
    print(f,strcat('Plot',int2str(xN),'.pdf'),'-r0','-dpdf');
    close; 
    
    rank(xN,1) = mean(x(xN,1:100));
    rank(xN,2) = mean(est_x(100:200));
    rank(xN,3) = mean(x(xN,100:200));

    OldDifference = OldDifference + abs( rank(xN,1) - rank(xN,3) );
        %disp('OldDifference: '); disp(abs( rank(xN,1) - rank(xN,3) ));
    NewDifference = NewDifference + abs( rank(xN,2) - rank(xN,3) );
        %disp('NewDifference: '); disp(abs( rank(xN,2) - rank(xN,3) ));
    Accuracy = Accuracy + abs( rank(xN,3) - rank(xN,2) );
end

improvement = ((OldDifference-NewDifference)/OldDifference)*100;

disp(strcat('Difference of training & testing:   ',num2str(OldDifference)));
disp(strcat('Difference of training and predicted:   ',num2str(NewDifference)));
disp(strcat('Difference of testing and predicted:   ',num2str(Accuracy)));
disp(strcat('Improvement of preduction over testing:   ',num2str(improvement),'%'));



f2 = figure;
bar(rank);
legend('First 100','Prediction of Second 100','Second 100','Location','SouthWest');
set(gcf,'PaperPositionMode','Auto','PaperUnits','Inches','PaperSize',[6.7, 5.3]);
axis([0 size(rank,1)+1 0 5.2])
xlabel('Data Set')
ylabel('Average Ratings'); 
print(f2,'BarGraph.pdf','-r0','-dpdf');